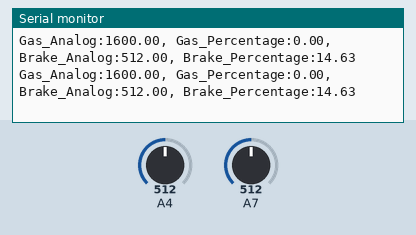
Simulated run of this sketch. Board: Arduino Mega 2560, built with avr-gcc and run on an emulated ATmega2560. Parts: the last lines printed to the serial monitor. Inputs (shaded band) come from the test bench; at power-on: A7 = 512, A4 = 512.

Above: at 1.2 s.
1.3 s: A7 set to 358
At 1.9 s:
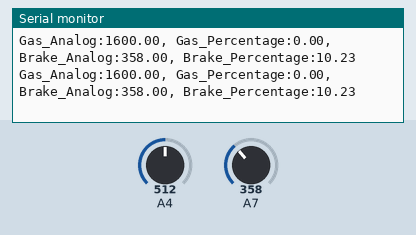
2.8 s: A7 set to 335
At 3.7 s:
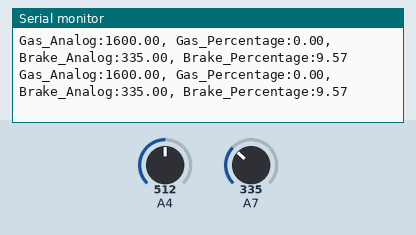
14.8 s: A7 set to 107
At 15.6 s:
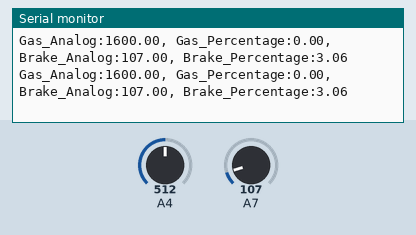
16.3 s: A7 set to 92
At 16.8 s:
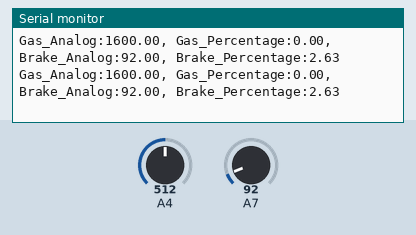
Timing chart, 0 to 18.8 s (numbered marks = the images above; inputs shaded):
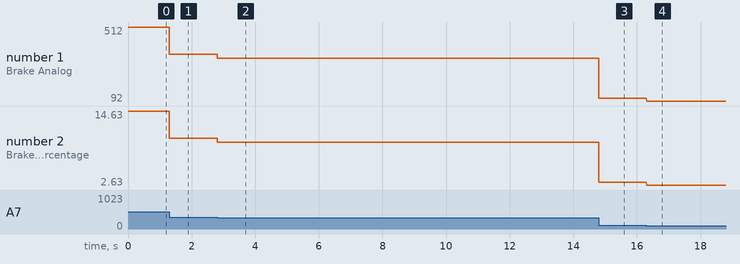

The sketch:

pedal-sensors.ino
```cpp
//EXTREMELY IMPORTANT NOTE: THE CAN FREQUENCY ON THIS IS NORMAL 500E3), BUT IT IS "DOUBLED" ON SOME OTHER BOARDS (1000E3) BECAUSE THEY ARE MESSED UP

//Uses sandeepmistry arduino-CAN library: https://github.com/sandeepmistry/arduino-CAN
#include <CAN.h>
#define TX_GPIO_NUM 26
#define RX_GPIO_NUM 27

#define GAS_PEDAL_ANALOG_MIN 1600
#define GAS_PEDAL_ANALOG_MAX 2650

#define BRAKE_PEDAL_ANALOG_MIN 0
#define BRAKE_PEDAL_ANALOG_MAX 3500

// Define constant values from car. Should be updated when these subsystems are done.
const int gasPedalSensor = 36;
const float MAX_GAS_PEDAL_PERCENTAGE = 100;
float gasPedalAnalogValue = 0;
float gasPedalPercentage = 0;

const int brakePedalSensor = 39;
const float MAX_BRAKE_PEDAL_PERCENTAGE = 100;
float brakePedalAnalogValue = 0;
float brakePedalPercentage = 0;

float floatMap(float x, float in_min, float in_max, float out_min, float out_max) {
  return (x - in_min) * (out_max - out_min) / (in_max - in_min) + out_min;
}


void setup() {
  Serial.begin(115200);
  pinMode(gasPedalSensor, INPUT);
  pinMode(brakePedalSensor, INPUT);

  CAN.setPins(RX_GPIO_NUM, TX_GPIO_NUM);
  if (!CAN.begin(500E3)) {
    Serial.println("Starting CAN failed!");
    while (1)
      ;
  } else {
    Serial.println("CAN Initialized");
  }
}

void loop() {

  gasPedalAnalogValue = analogRead(gasPedalSensor);

  //Input voltages from the sensors range between roughly 185-3500

  //The code below just clips the input voltage to the 185-3500 range
  //This is so we dont get negative percentages or over 100%
  //This will need to be adjusted once we actually get the sensors in the car
  if ((gasPedalAnalogValue < GAS_PEDAL_ANALOG_MIN) && (gasPedalAnalogValue > 0)) gasPedalAnalogValue = GAS_PEDAL_ANALOG_MIN;
  if (gasPedalAnalogValue > GAS_PEDAL_ANALOG_MAX) gasPedalAnalogValue = GAS_PEDAL_ANALOG_MAX;

  gasPedalPercentage = floatMap(gasPedalAnalogValue, GAS_PEDAL_ANALOG_MIN, GAS_PEDAL_ANALOG_MAX, 0, MAX_GAS_PEDAL_PERCENTAGE);
  Serial.print("Gas_Analog:");
  Serial.print(gasPedalAnalogValue);
  Serial.print(", ");
  Serial.print("Gas_Percentage:");
  Serial.print(gasPedalPercentage);
  Serial.print(", ");

  brakePedalAnalogValue = analogRead(brakePedalSensor);

  //Input voltages from the sensors range between roughly 185-3500

  //The code below just clips the input voltage to the 185-3500 range
  //This is so we dont get negative percentages or over 100%
  //This will need to be adjusted once we actually get the sensors in the car
  if ((brakePedalAnalogValue < BRAKE_PEDAL_ANALOG_MIN) && (brakePedalAnalogValue > 0)) brakePedalAnalogValue = BRAKE_PEDAL_ANALOG_MIN;
  if (brakePedalAnalogValue > BRAKE_PEDAL_ANALOG_MAX) brakePedalAnalogValue = BRAKE_PEDAL_ANALOG_MAX;

  brakePedalPercentage = floatMap(brakePedalAnalogValue, BRAKE_PEDAL_ANALOG_MIN, BRAKE_PEDAL_ANALOG_MAX, 0, MAX_BRAKE_PEDAL_PERCENTAGE);
  Serial.print("Brake_Analog:");
  Serial.print(brakePedalAnalogValue);
  Serial.print(", ");
  Serial.print("Brake_Percentage:");
  Serial.println(brakePedalPercentage);

  //Do we want to add something that checks if the sensor value is zero?
  //If it is zero, we know the sensor is not working (min should be ~185)
  //We can report errors to DAQ
  canSender();


  delay(5);
}


void canSender() {
  // send packet: id is 11 bits, packet can contain up to 8 bytes of data
  // see "CAN-Bus Message ID Hierarchy" on GitHub for id reference


  CAN.beginPacket(0x29);          //sets the ID
  CAN.print(gasPedalPercentage);  //prints data to CAN Bus just like Serial.print
  CAN.endPacket();

  delay(5);

  CAN.beginPacket(0x2A);
  CAN.print(brakePedalPercentage);
  CAN.endPacket();


  //delay(50);
}
```

Measured:
- after the input at 1.3 s, the serial monitor: prints a new line at once (image 1)
- after the input at 2.8 s, the serial monitor: prints a new line at once (image 2)
- after the input at 14.8 s, the serial monitor: prints a new line at once (image 3)
- after the input at 16.3 s, the serial monitor: prints a new line at once (image 4)
- plotted number 1: 512 → 358 after the input at 1.3 s, 358 → 335 after the input at 2.8 s, 335 → 107 after the input at 14.8 s, 107 → 92 after the input at 16.3 s
- plotted number 2: 14.63 → 10.23 after the input at 1.3 s, 10.23 → 9.57 after the input at 2.8 s, 9.57 → 3.06 after the input at 14.8 s, 3.06 → 2.63 after the input at 16.3 s
